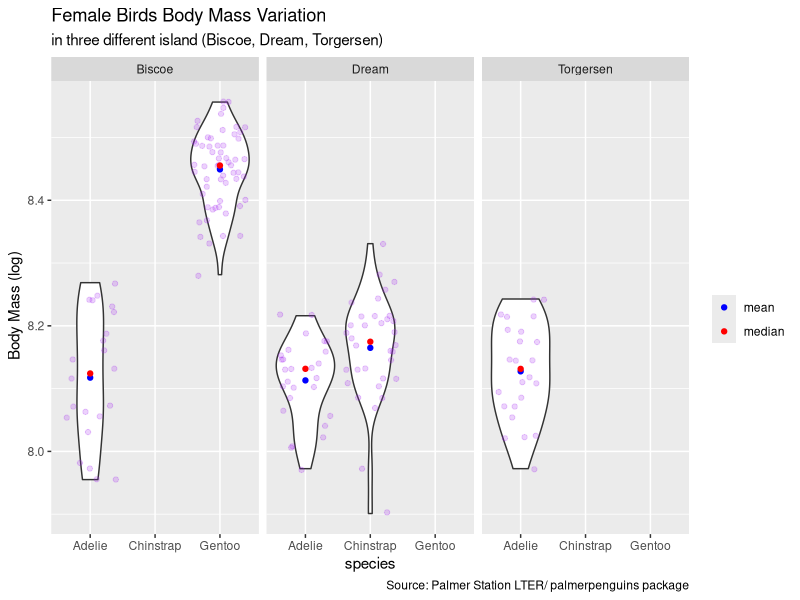
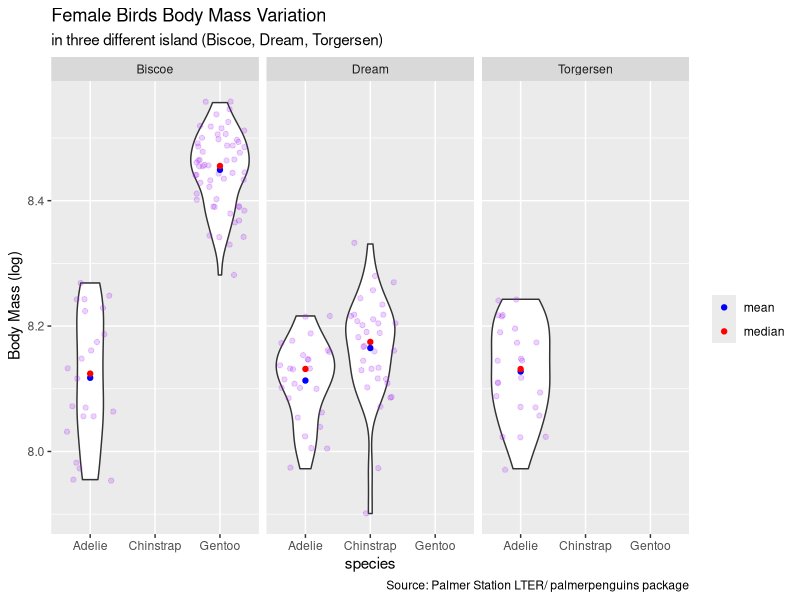

Recreate these plots in R, in order.
## ---- chunk 1
library(dplyr)
library(ggplot2)         #to use ggplot package
library(palmerpenguins)  #to use the palmer penguin data
library(here)            #to save the output in certain folder
library(ggthemes)        #need this to use the theme in the base of data frame

#load the data and check the data before we do the manipulation
head(penguins)      #check first 6 rows of data
glimpse(penguins)   #check overall data
str(penguins)       #check overall data
View(penguins)

## ---- chunk 2
penguins %>% 
  filter(!is.na(sex), !is.na(island), !is.na(species)) %>%     #removes all NA in sex, island and species column
  group_by(species, island, sex) %>%                           #group the data by species, island and sex
  summarise(mean_body_mass = mean(body_mass_g, na.rm=TRUE),    #add calculation of mean per group
            variance_body_mass = var(body_mass_g, na.rm=TRUE)) #add calculation of variance per group

## ---- chunk 3
df <- penguins %>%
  filter(!is.na(sex), !is.na(body_mass_g)) %>%    # Filter out NAs in 'sex' and 'body_mass_g'
  filter(sex != "male") %>%                       # Filter out male penguins
  mutate(log_body_mass = log(body_mass_g)) %>%    # Create a new column for log body mass
  select(species, island, sex, log_body_mass)     # Select specific columns

#check the data
View(df) 
## ---- chunk 4
#create the plot
penguin_violin <- ggplot(df, aes(x = species, y = log_body_mass)) +        #create plot with the assigned x y data
  geom_violin() +                                                          #add the violin type of plot
  geom_jitter(alpha = 0.2, color = "purple") +                             #add the jitter to represent real data
  facet_wrap(~ island) +                                                   #facetted by island
  stat_summary(fun = "mean",                                               #create a summary point represent mean
               geom = "point",                                             #assign as a point
               aes(color = "mean"),                                        #assign the color to "mean"
               size = 1.5) +  # Add point for mean with color and size     #the point of median size is 1.5
  stat_summary(fun = "median",                                             #create a summary point to represent median
               geom = "point",                                             #assign as a point
               aes(color = "median"),                                      #assign the color to "median"
               size = 1.5) +  # Add point for median with color and size   #put the color
  scale_color_manual(values = c("mean" = "blue", "median" = "red")) +      #Define colors for mean and median
  labs(title = "Female Birds Body Mass Variation" ,                        #add tittle at the map data
       subtitle = "in three different island (Biscoe, Dream, Torgersen)",  #add subtitle
       x = "species",                                                      #add the x axis label
       y = " Body Mass (log)",                                             #add the y axis label
       color = "",                                                         #do not put title on lable
       caption = "Source: Palmer Station LTER/ palmerpenguins package") +  #add caption below the data frame
  theme_gray()                                                             #use the gray theme

#check the result
penguin_violin

#Save the plot in the correct output folder
ggsave(filename = here("week4", "week4_homework", "output", "penguin_violin.png"), 
       plot = penguin_violin, width = 7, height = 5)

